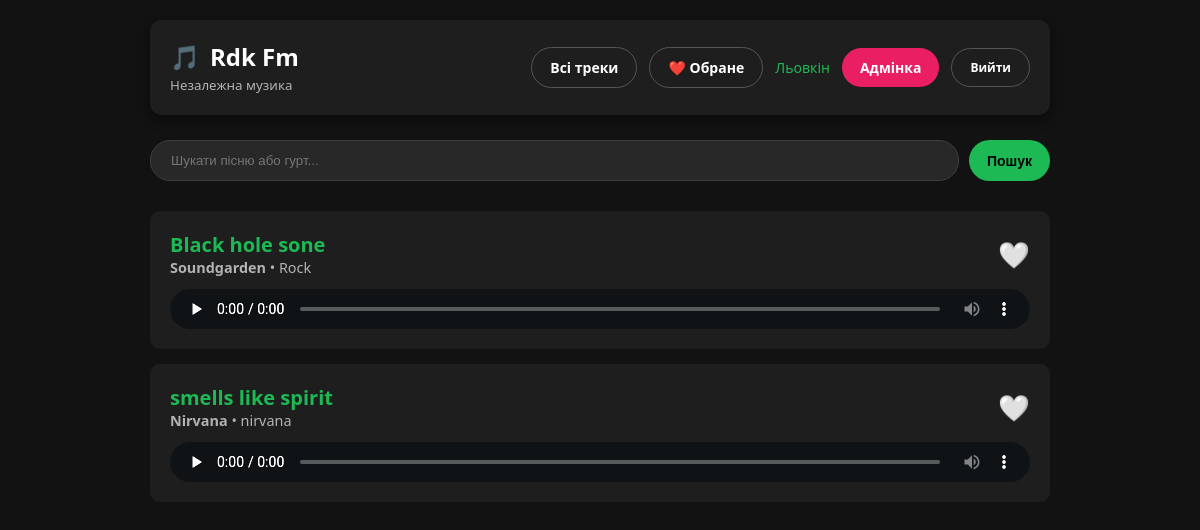
The app's page / (signed in) with its own data.
### apps/music/models.py (models this page shows, shortened)
class Track(models.Model):
    title = models.CharField(max_length=255)
    audio_file = models.FileField(upload_to='tracks/')
    band = models.ForeignKey(Band, on_delete=models.CASCADE, related_name='tracks')
    duration = models.DurationField(null=True, blank=True)
    play_count = models.PositiveIntegerField(default=0)
    date_added = models.DateTimeField(auto_now_add=True)

class Band(models.Model):
    name = models.CharField(max_length=255)
    genre = models.CharField(max_length=100)
    bio = models.TextField(blank=True)
    photo = models.ImageField(upload_to='bands/', blank=True)

### apps/music/views.py (the view)
# urls.py: path('', views.home_page, name='home'),
def home_page(request):
    query = request.GET.get('q', '')
    tracks = Track.objects.all().select_related('band')
    if query:
        tracks = tracks.filter(
            Q(title__icontains=query) | Q(band__name__icontains=query)
        )
    return render(request, 'music/home.html', {'tracks': tracks, 'query': query})

### templates/music/home.html (shortened to what this page needs)
<!DOCTYPE html>
<html lang="uk">
<head>
</head>
<body>
    <div class="container">
        <header class="header-nav">
            <div class="logo-area">
                <h2><span>🎵</span> Rdk Fm</h2>
                {% if is_favorites_page %}
                    <small style="color: var(--primary-green);">Ваша медіатека</small>
                {% else %}
                    <small style="color: var(--text-dim);">Незалежна музика</small>
                {% endif %}
            </div>
            <div class="user-controls">
                <a href="{% url 'home' %}" class="btn btn-outline">Всі треки</a>
                {% if user.is_authenticated %}
                    <a href="{% url 'favorites' %}" class="btn btn-outline">❤️ Обране</a>
                    <span style="color: var(--primary-green); font-size: 14px;">{{ user.username }}</span>
                    {% if user.is_staff %}
                        <a href="{% url 'admin:index' %}" class="btn btn-admin">Адмінка</a>
                    {% endif %}
                    <a href="{% url 'logout' %}" class="btn btn-outline" style="font-size: 12px;">Вийти</a>
                {% else %}
                    <a href="{% url 'login' %}" class="btn btn-outline">Увійти</a>
                    <a href="{% url 'register' %}" class="btn btn-green">Реєстрація</a>
                {% endif %}
            </div>
        </header>
        <form method="GET" action="{% url 'home' %}" class="search-form">
            <input type="text" name="q" value="{{ query|default:'' }}" class="search-input" placeholder="Шукати пісню або гурт...">
            <button type="submit" class="btn btn-green">Пошук</button>
        </form>
        <main>
            {% for track in tracks %}
                <div class="track-card">
                    <div class="track-header">
                        <div>
                            <h3 class="track-title">{{ track.title }}</h3>
                            <div class="track-meta">
                                <strong>{{ track.band.name }}</strong> • {{ track.band.genre }}
                            </div>
                        </div>
                        {% if user.is_authenticated %}
                            <a href="{% url 'toggle_favorite' track.id %}" class="fav-icon">
                                {% if track in user.userprofile.favorite_tracks.all %}
                                    <span title="Видалити з обраного">❤️</span>
                                {% else %}
                                    <span title="Додати в обране">🤍</span>
                                {% endif %}
                            </a>
                        {% endif %}
                    </div>
                    {% if track.audio_file %}
                        <audio controls preload="none">
                            <source src="{{ track.audio_file.url }}" type="audio/mpeg">
                        </audio>
                    {% endif %}
                </div>
            {% empty %}
                <div style="text-align: center; padding: 50px; color: var(--text-dim);">
                    <p>Тут поки порожньо. Додайте треки через адмін-панель або змініть запит пошуку.</p>
                </div>
            {% endfor %}
        </main>
    </div>
</body>
</html>

### templates/music/home.html (style rules this page uses)
:root { --bg-color: #121212; --card-bg: #1e1e1e; --primary-green: #1db954; --text-main: #ffffff; --text-dim: #b3b3b3; }
body { background-color: var(--bg-color); color: var(--text-main); font-family: 'Segoe UI', Roboto, Helvetica, Arial, sans-serif; margin: 0; padding: 20px; }
.container { max-width: 900px; margin: 0 auto; }
.header-nav { background-color: var(--card-bg); padding: 20px; border-radius: 12px; margin-bottom: 25px; display: flex; justify-content: space-between; align-items: center; box-shadow: 0 4px 12px rgba(0,0,0,0.5); }
.logo-area h2 { margin: 0; color: var(--text-main); display: flex; align-items: center; gap: 10px; }
.user-controls { display: flex; gap: 12px; align-items: center; }
.btn { padding: 10px 18px; border-radius: 25px; text-decoration: none; font-weight: bold; font-size: 14px; transition: 0.3s; border: none; cursor: pointer; }
.btn-green { background-color: var(--primary-green); color: black; }
.btn-outline { border: 1px solid #555; color: white; background: transparent; }
.btn-admin { background-color: #e91e63; color: white; }
.search-form { display: flex; gap: 10px; margin-bottom: 30px; }
.search-input { flex-grow: 1; background: #282828; border: 1px solid #3e3e3e; border-radius: 20px; padding: 12px 20px; color: white; outline: none; }
.track-card { background-color: var(--card-bg); border-radius: 10px; padding: 20px; margin-bottom: 15px; transition: 0.3s; display: flex; flex-direction: column; gap: 12px; }
.track-header { display: flex; justify-content: space-between; align-items: center; }
.track-title { margin: 0; font-size: 1.25rem; color: var(--primary-green); }
.track-meta { font-size: 0.9rem; color: var(--text-dim); }
.fav-icon { text-decoration: none; font-size: 1.6rem; transition: 0.2s; }
audio { width: 100%; height: 40px; filter: invert(100%) hue-rotate(180deg) brightness(1.5); }

### records on screen
Track: title "Black hole sone", band.name "Soundgarden", band.genre "Rock"
Track: title "smells like spirit", band.name "Nirvana", band.genre "nirvana"

### other values on screen
{{ user.username }} "Льовкін"
